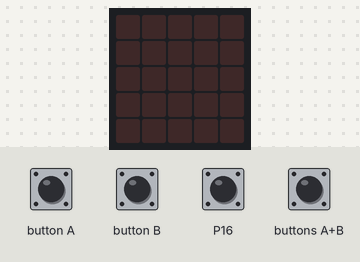
Bench run of a program on a simulated BBC micro:bit (MakeCode). Shown: the board's 5×5 LED display. Inputs (shaded band) come from the test bench; at power-on: P16 LOW.

Above: at 1.2 s.
1.3 s: P16 pulled HIGH for 0.15 s
At 2.5 s:
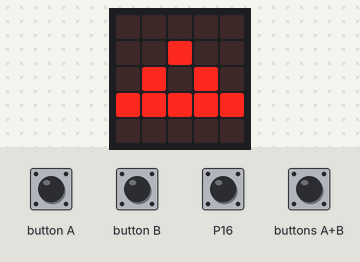
2.9 s: buttons A+B pressed for 0.15 s
At 3.4 s:
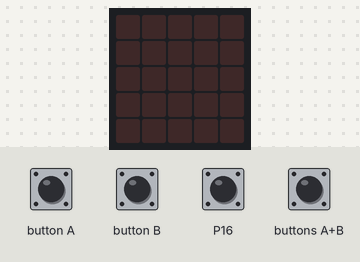
4.5 s: P16 pulled HIGH for 1 s
At 5.1 s:
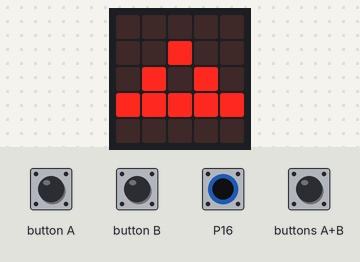
7.0 s: buttons A+B pressed for 1 s
At 9.0 s:
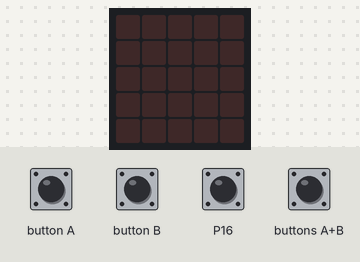
Timing chart, 0 to 10.5 s (numbered marks = the images above; inputs shaded):
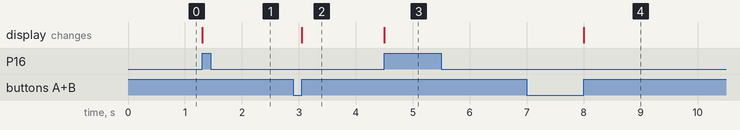

Measured:
- after the input at 1.3 s, the display: changes at once (image 1)
- after the input at 2.9 s, the display: changes after 0.15 s (image 2)
- after the input at 4.5 s, the display: changes at once (image 3)
- after the input at 7.0 s, the display: changes after 1.0 s (image 4)

The program:

main.ts
```typescript
input.onButtonPressed(Button.AB, function () {
    basic.clearScreen()
})
let nombre = 0
let etat_actuel = 0
let etat_passe = 0
loops.everyInterval(1, function () {
    etat_actuel = pins.digitalReadPin(DigitalPin.P16)
    if (etat_actuel != etat_passe) {
        if (etat_actuel == 1) {
            basic.showLeds(`
                . . . . .
                . . # . .
                . # . # .
                # # # # #
                . . . . .
                `)
        }
    }
})
basic.forever(function () {

})
```

test.ts
```typescript
// les tests vont ici ; cela ne sera pas compilé si ce paquet est utilisé en tant qu'extension.
```
